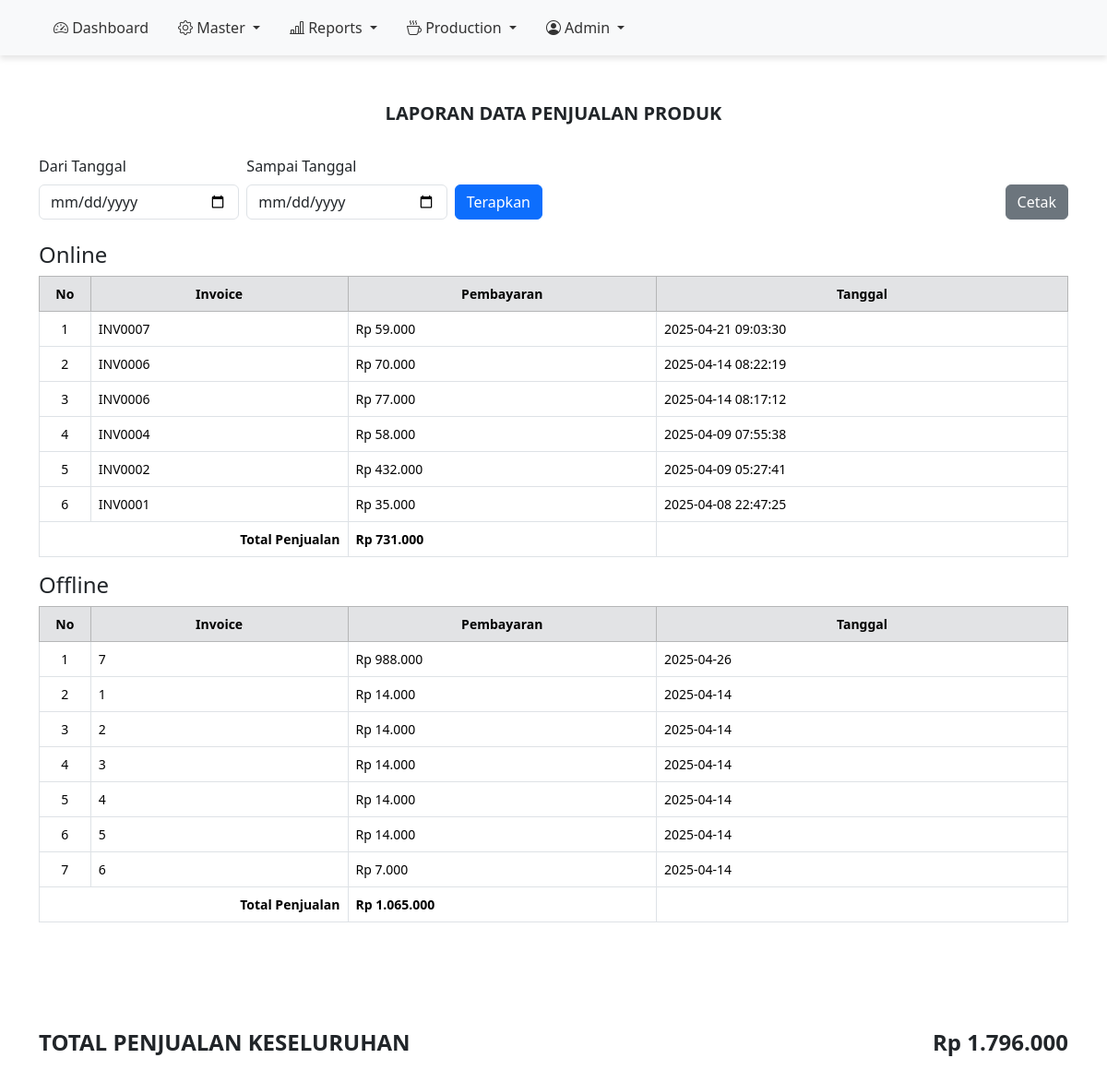
The app's page /Admin/report-income.php (signed in), older data.
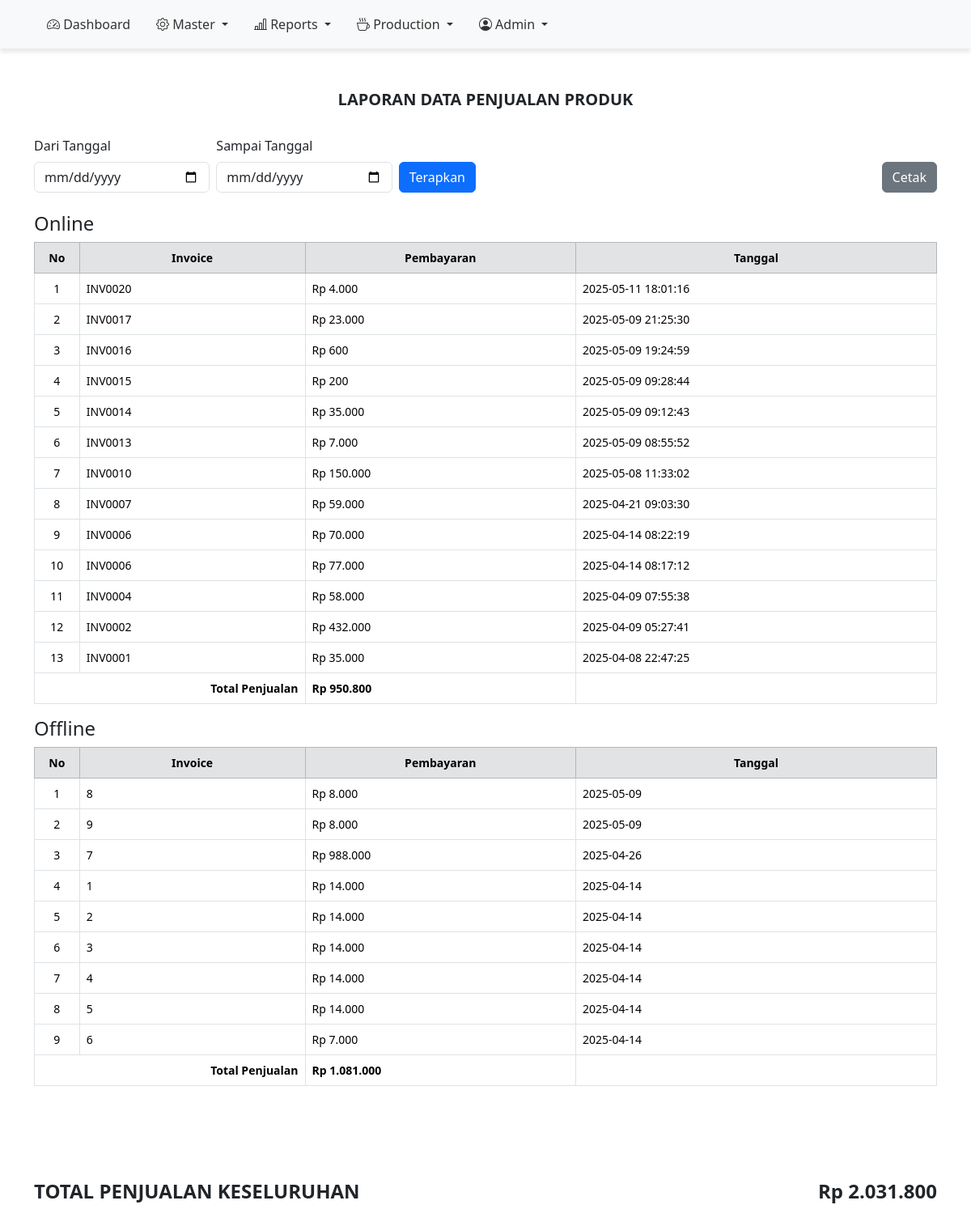
The same page, newer data.
### tables this page shows
CREATE TABLE `bo_sales` (
  `id_sales` int(11) NOT NULL,
  `tanggal` date DEFAULT NULL,
  `total` int(11) DEFAULT NULL
);

### config.php (called while the page is built, shortened)
<?php
$host = "localhost";
$user = "root";
$pass = "";
$db = "breadone";
$conn = mysqli_connect($host, $user, $pass, $db);
function getAllExpense()
{
    global $conn;
    return mysqli_query($conn, "SELECT * FROM `bo-income` ORDER BY date_income DESC");
}
function getAllIncome()
{
    global $conn;
    return mysqli_query($conn, "SELECT * FROM `bo_sales` ORDER BY tanggal DESC");
}
?>

### Admin/report-income.php (the view, shortened to what this page needs)
<?php
include '../config.php';
if (isset($_POST["filter"])) {
    $start = $_POST["start_date"];
    $end = $_POST["end_date"];
    $expense = filterExpenseByDate($start, $end);
} else {
    $expense = getAllExpense();
    $income = getAllIncome();
}
?>
<!DOCTYPE html>
<html lang="en">
<head>
    <link href="https://cdn.jsdelivr.net/npm/bootstrap@5.3.3/dist/css/bootstrap.min.css" rel="stylesheet">
</head>
<body>
    <div class="no-print">
        <?php include "../Layout/sidebar.php" ?>
    </div>
    <div class="container mt-5">
        <div class="text-center report-title">LAPORAN DATA PENJUALAN PRODUK</div>
        <div class="row justify-content-between align-items-end no-print mb-4">
            <div class="col-md-6">
                <form method="post" class="row g-2 align-items-end">
                    <div class="col">
                        <label for="start_date" class="form-label">Dari Tanggal</label>
                        <input type="date" name="start_date" id="start_date" class="form-control" required>
                    </div>
                    <div class="col">
                        <label for="end_date" class="form-label">Sampai Tanggal</label>
                        <input type="date" name="end_date" id="end_date" class="form-control" required>
                    </div>
                    <div class="col-auto">
                        <button type="submit" name="filter" class="btn btn-primary">Terapkan</button>
                    </div>
                </form>
            </div>
            <div class="col-md-auto text-end">
                <button type="button" onclick="window.print()" class="btn btn-secondary">Cetak</button>
            </div>
        </div>
        <div class="table-responsive">
            <h4>Online</h4>
            <table class="table table-bordered">
                <colgroup>
                    <col style="width: 5%;">
                    <col style="width: 25%;">
                    <col style="width: 30%;">
                    <col style="width: 40%;">
                </colgroup>
                <thead class="table-secondary text-center">
                    <tr>
                        <th>No</th>
                        <th>Invoice</th>
                        <th>Pembayaran</th>
                        <th>Tanggal</th>
                    </tr>
                </thead>
                <tbody>
                    <?php if (empty($expense)): ?>
                        <tr>
                            <td colspan="4" class="text-center text-danger">Tidak ada data ditemukan</td>
                        </tr>
                    <?php else: ?>
                        <?php $i = 1; ?>
                        <?php foreach ($expense as $row): ?>
                            <tr>
                                <td class="text-center"><?= $i ?></td>
                                <td><?= htmlspecialchars($row["invoice"]) ?></td>
                                <td>Rp <?= number_format($row["total_price"], 0, ',', '.') ?></td>
                                <td><?= htmlspecialchars($row["date_income"]) ?></td>
                            </tr>
                            <?php $i++; ?>
                        <?php endforeach; ?>
                    <?php endif; ?>
                    <?php
                    $totalBayar = 0;
                    foreach ($expense as $row) {
                        $totalBayar += $row["total_price"];
                    }
                    ?>
                    <tr>
                        <td colspan="2" class="text-end fw-bold">Total Penjualan</td>
                        <td class="fw-bold">Rp <?= number_format($totalBayar, 0, ',', '.') ?></td>
                        <td></td>
                    </tr>
                </tbody>
            </table>
        </div>
        <div class="table-responsive">
            <h4>Offline</h4>
            <table class="table table-bordered">
                <colgroup>
                    <col style="width: 5%;">
                    <col style="width: 25%;">
                    <col style="width: 30%;">
                    <col style="width: 40%;">
                </colgroup>
                <thead class="table-secondary text-center">
                    <tr>
                        <th>No</th>
                        <th>Invoice</th>
                        <th>Pembayaran</th>
                        <th>Tanggal</th>
                    </tr>
                </thead>
                <tbody>
                    <?php if (empty($income)): ?>
                        <tr>
                            <td colspan="4" class="text-center text-danger">Tidak ada data ditemukan</td>
                        </tr>
                    <?php else: ?>
                        <?php $i = 1; ?>
                        <?php foreach ($income as $row2): ?>
                            <tr>
                                <td class="text-center"><?= $i ?></td>
                                <td><?= htmlspecialchars($row2["id_sales"]) ?></td>
                                <td>Rp <?= number_format($row2["total"], 0, ',', '.') ?></td>
                                <td><?= htmlspecialchars($row2["tanggal"]) ?></td>
                            </tr>
                            <?php $i++; ?>
                        <?php endforeach; ?>
                    <?php endif; ?>
                    <?php
                    $totalBayar = 0;
                    foreach ($income as $row2) {
                        $totalBayar += $row2["total"];
                    }
                    ?>
                    <tr>
                        <td colspan="2" class="text-end fw-bold">Total Penjualan</td>
                        <td class="fw-bold">Rp <?= number_format($totalBayar, 0, ',', '.') ?></td>
                        <td></td>
                    </tr>
                </tbody>
            </table>
            <br>
            <br>
            <br>
            <?php
            $totalKeseluruhan = 0;
            foreach ($expense as $row) {
                $totalKeseluruhan += $row["total_price"];
            }
            foreach ($income as $row2) {
                $totalKeseluruhan += $row2["total"];
            }
            ?>
            <div class="mt-4 mb-5">
                <div class="mt-4 d-flex justify-content-between align-items-center total-keseluruhan"
                    style="font-size: 1.5rem; font-weight: bold;">
                    <div class="text-start text-uppercase">Total Penjualan Keseluruhan</div>
                    <div>Rp <?= number_format($totalKeseluruhan, 0, ',', '.') ?></div>
                </div>
            </div>
        </div>
</body>
</html>

### Layout/sidebar.php (shortened to what this page needs)
<!DOCTYPE html>
<html lang="en">
<head>
    <link href="https://cdn.jsdelivr.net/npm/bootstrap@5.3.3/dist/css/bootstrap.min.css" rel="stylesheet">
    <link rel="stylesheet" href="https://cdn.jsdelivr.net/npm/bootstrap-icons/font/bootstrap-icons.css">
</head>
<body>
    <nav class="custom-nav">
        <div class="container">
            <ul class="nav nav-pills justify-content-left">
                <li class="nav-item">
                    <a class="nav-link" href="admin-dashboard.php">
                        <i class="bi bi-speedometer2"></i> Dashboard</a>
                </li>
                <li class="nav-item dropdown">
                    <a class="nav-link dropdown-toggle" href="" id="akunDropdown" role="button"
                        data-bs-toggle="dropdown" aria-expanded="false"><i class="bi bi-gear"></i> Master
                    </a>
                </li>
                <li class="nav-item dropdown">
                    <a class="nav-link dropdown-toggle" href="" id="akunDropdown" role="button"
                        data-bs-toggle="dropdown" aria-expanded="false"><i class="bi bi-bar-chart-line"></i> Reports
                    </a>
                </li>
                <li class="nav-item dropdown">
                    <a class="nav-link dropdown-toggle" href="" id="akunDropdown" role="button"
                        data-bs-toggle="dropdown" aria-expanded="false"><i class="bi bi-cup-hot"></i></i> Production
                    </a>
                </li>
                <li class="nav-item dropdown">
                    <a class="nav-link dropdown-toggle" href="login.php" id="akunDropdown" role="button"
                        data-bs-toggle="dropdown" aria-expanded="false">
                        <i class="bi bi-person-circle"></i> Admin
                    </a>
                </li>
            </ul>
        </div>
    </nav>
</body>
</html>

### Admin/report-income.php (style rules this page uses)
table { table-layout: fixed; }
.table th, .table td { vertical-align: middle; font-size: 14px; }
.total-keseluruhan { display: flex !important; justify-content: space-between !important; font-size: 1.5rem !important; font-weight: bold !important; width: 100%; margin-top: 1rem; }
.report-title { font-size: 20px; font-weight: bold; margin-bottom: 30px; }

### Layout/sidebar.php (style rules this page uses)
.custom-nav { background-color: #f8f9fa; box-shadow: 0px 4px 6px rgba(0, 0, 0, 0.1); padding: 10px 0; }
.nav-link { color: #333 !important; font-weight: 500; transition: all 0.3s; }

Row changes from the older to the newer data that the page shows:
added bo-income: invoice "INV0020", total_price "4.000", date_income "2025-05-11 18:01:16"
added bo-income: invoice "INV0017", total_price "23.000", date_income "2025-05-09 21:25:30"
added bo-income: invoice "INV0016", total_price "600", date_income "2025-05-09 19:24:59"
added bo-income: invoice "INV0015", total_price "200", date_income "2025-05-09 09:28:44"
added bo-income: invoice "INV0014", total_price "35.000", date_income "2025-05-09 09:12:43"
added bo-income: invoice "INV0013", total_price "7.000", date_income "2025-05-09 08:55:52"
added bo-income: invoice "INV0010", total_price "150.000", date_income "2025-05-08 11:33:02"
added bo_sales: id_sales "8", total "8.000", tanggal "2025-05-09"
added bo_sales: id_sales "9", total "8.000", tanggal "2025-05-09"
Text that changed along with them:
$totalBayar: "731.000" → "950.800"
$totalBayar: "1.065.000" → "1.081.000"
$totalKeseluruhan: "1.796.000" → "2.031.800"
